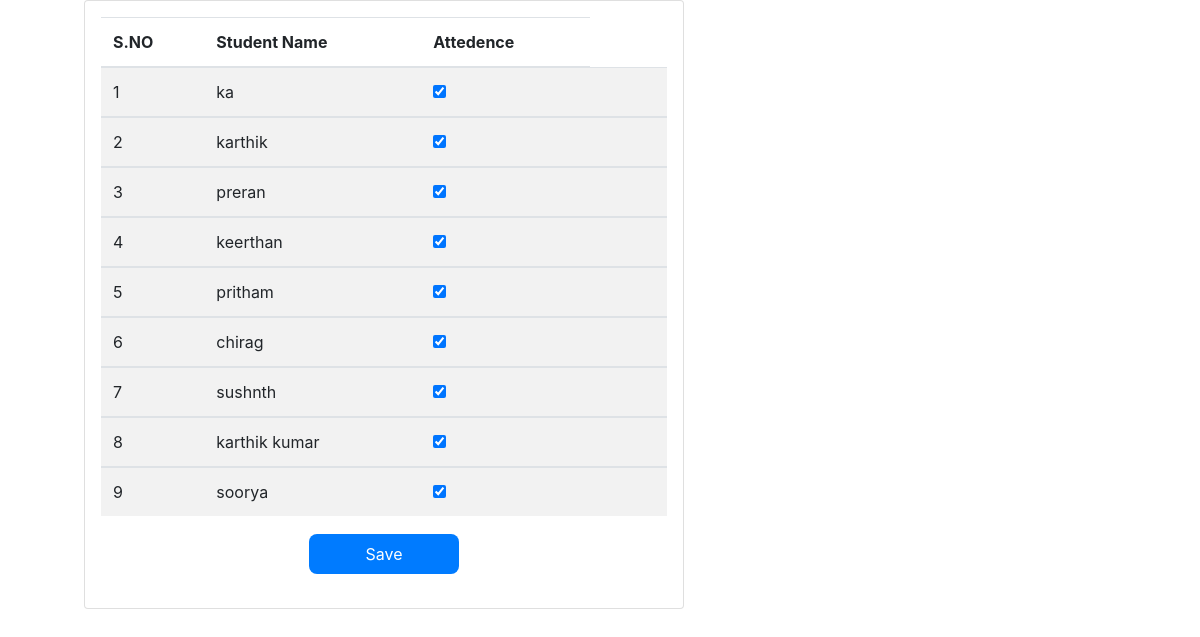
Page /Attedencepage.php?name=2 on the committed database.
### tables this page shows
CREATE TABLE `add_student` (
  `id` int(255) unsigned NOT NULL AUTO_INCREMENT,
  `Name` varchar(15) NOT NULL,
  `Age` int(2) DEFAULT NULL,
  `Email` varchar(30) DEFAULT NULL,
  `Phonenumber` varchar(10) NOT NULL,
  `ParentPhonenum` varchar(10) DEFAULT NULL,
  `Address` varchar(30) NOT NULL,
  `Semister` varchar(10) NOT NULL,
  PRIMARY KEY (`id`)
);

### Attedencepage.php (the view, shortened to what this page needs)
<?php
include 'dbconnect.php';
$subname3 = $_GET['name'];
$sql = "SELECT add_student.Name,
add_student.id,
subject_management.subId,
        subject_management.subSemester,
        subject_management.subName
        FROM add_student
        JOIN subject_management
        ON add_student.Semister =subject_management.subSemester
        WHERE subId='$subname3'";
$result = mysqli_query($con, $sql);
$j = 1;
$rows = [];
if ($result->num_rows > 0) {
    $rows = $result->fetch_all(MYSQLI_ASSOC);
}
?>
<!DOCTYPE html>
<html>
    <head>
        <link rel="stylesheet" href="https://cdn.jsdelivr.net/npm/bootstrap@4.0.0/dist/css/bootstrap.min.css">
    </head>
    <body>
        <form class=" card stud   shadow-lg p-3 mb-5 bg-white rounded" method="post" id="form"action="UpdateAttedence.php">
            <div class="form-group">
                <table class="table  table-striped table-hover ">
                    <thead>
                        <tr>
                            <th scope=col>S.NO</th>
                            <th scope=col>Student Name</th>
                            <th scope=col>Attedence</th>
                        </tr>
                    </thead>
                    <tbody>
                        <?php
                        if (!empty($rows)) {
                            foreach ($rows as $row) {
                                ?>   <tr>
                                    <td ><?php echo $j++ ?> </td>
                                    <td><?php echo $row['Name']; ?> </td>
                                    <td>
                                        <input type="checkbox" id="check" name="check[<?php echo $row['id']; ?>]" id="checkboxs" value="1"  checked >
                                    </td>
                                    <td>  <input type="hidden" name="studentid[]"  id="studentid" value="<?php echo $row['id']; ?>">
                                    </td>
                                    <td>  <input type="hidden" name="subjectid[]" id="subjectid" value="<?php echo $row['subId']; ?>">
                                    </td>
                            </tbody>
                            <?php
                        }
                    }
                    ?>
                </table>
                <div style="text-align:center;">
                    <button class="button btn-primary" id="save" name="save" type="submit">Save</button>
                </div>
            </div>
        </form>
    </body>
</html>

### Attedencepage.php (style rules this page uses)
.stud { width: 50%; left:7%; }
.button { border: none; color: white; padding: 8px 30px; text-align: center; text-decoration: none; border-radius: 8px; font-size: 16px; margin: 2px 2px; width: 150px; }

### rows in the picture
add_student: Name "ka"
add_student: Name "karthik"
add_student: Name "preran"
add_student: Name "keerthan"
add_student: Name "pritham"
add_student: Name "chirag"
add_student: Name "sushnth"
add_student: Name "karthik kumar"
add_student: Name "soorya"
